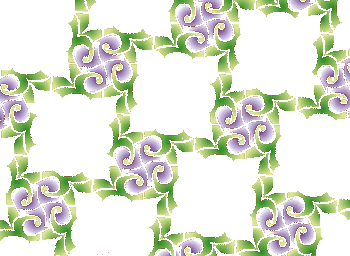
#> input picture alternate_spectral_clust/data_sets/Flower3.png, 350 x 256 px, found by its file name
$ python gpu_test_15.py   (Python 2 division)
#> lines starting #> are read from the running program, lines starting #| are printed output that depends on the picture
### alternate_spectral_clust/lib/alt_spectral_clust_gpu.py

import numpy as np
import sys
sys.path.append('./lib/c_libs')
from optimize_linear_kernel import *
from optimize_gaussian_kernel import *
from normalize_each_U_row import *
from optimize_polynomial_kernel import *
from K_means import *
from numpy import genfromtxt
import Nice4Py


class alt_spectral_clust:
	def __init__(self, data_set):
		self.db = {}
		self.db['C_num'] = 2				# Number of clusters

		if type(data_set) == type({}):
			data_set = np.array(data_set)

		data_dimension = data_set.shape
		self.db['N'] = data_dimension[0]
		self.db['d'] = data_dimension[1]

		self.kdac = Nice4Py.KDAC('gpu')

		self.params = {}
		self.params['verbose'] = 1.0
		self.db['sigma'] = 1
		self.db['poly_order'] = 2
		self.db['q'] = 1
		self.db['lambda'] = 1
		self.db['alpha'] = 0.01
		self.db['SGD_size'] = 20
		self.db['polynomial_constant'] = 1

		self.db['Kernel_matrix'] = np.zeros((self.db['N'],self.db['N']))
		self.db['prev_clust'] = 0
		self.db['with_predefined_clustering'] = False
		self.db['Y_matrix'] = np.array([])
		self.db['kernel_type'] = 'Gaussian Kernel'
		#self.db['kernel_type'] = 'Linear Kernel'
		self.db['data_type'] = 'Feature Matrix'


		#outputs from U_optimize
		self.db['D_matrix'] = np.array([])
		self.db['U_matrix'] = np.array([])
		self.db['W_matrix'] = np.array([])

		# output from spectral clustering
		self.db['allocation'] = np.array([])
		self.db['binary_allocation'] = np.array([[0,2,0],[8,2,0]])

		self.db['H_matrix'] = None
		self.db['maximum_W_update_count'] = 300

		self.db['data'] = data_set.astype(np.float32)


		self.translation = {}
		self.translation['C_num'] = 'c'
		self.translation['sigma'] = 'sigma'
		self.translation['q'] = 'q'
		self.translation['lambda'] = 'lambda'
		self.translation['verbose'] = 'verbose'
		self.translation['kernel_type'] = 'kernel'

		print '\n\nRan inside GPU\n\n'

	def remove_previous_Y_columns(self):
		self.kdac.DiscardLastRun()


	# [70 lines left out: functions set_values, center_data, run, not called in this run]

### alternate_spectral_clust/tests/gpu_test_15.py
#!/usr/bin/python

import sys
sys.path.append('./lib')
from alt_spectral_clust_gpu import *
import numpy as np
#from io import StringIO   # StringIO behaves like a file object
from numpy import genfromtxt
import numpy.matlib
from sklearn.metrics.cluster import normalized_mutual_info_score
import pickle
import sklearn
import time
from cost_function import *
import matplotlib.pyplot as plt
from Y_2_allocation import *
import matplotlib
import calc_cost
from PIL import Image
colors = matplotlib.colors.cnames
from mpl_toolkits.mplot3d import Axes3D
from sklearn import preprocessing


np.set_printoptions(precision=4)
np.set_printoptions(threshold=np.nan)
np.set_printoptions(linewidth=300)
np.set_printoptions(suppress=True)


im = Image.open("data_sets/Flower3.png")
#> im is the input picture: PIL image 350x256 P; mean R, G, B 222.6, 229, 211.5
#im = Image.open("data_sets/Flower_174x175.png")
#im = Image.open("data_sets/Flower_70x70.png")

rgb_im = im.convert('RGB')
Img_3d_array = np.asarray(rgb_im)
before_preprocess_data = np.empty((0, 3), dtype=np.uint8)
data = np.empty((0, 3))
data_dic = {}
data_alloc = {}

for i in range(Img_3d_array.shape[0]):
	for j in range(Img_3d_array.shape[1]):
		data_dic[ str(Img_3d_array[i,j]) ] = Img_3d_array[i,j]
#> after the loop, data_dic = 106 items


for i,j in data_dic.items():
	before_preprocess_data = np.vstack((before_preprocess_data, j))
	data = np.vstack((data, j))
#> this loop made 106 passes
#> j on passes 4 to 15: [82, 157, 58], [93, 157, 62], [103, 166, 70], [113, 170, 75], [121, 174, 80], [135, 182, 89], [151, 167, 87], [157, 195, 103], [164, 198, 108], [174, 208, 118], [115, 152, 66], [93, 163, 65]
#> data on passes 1 to 3: [[255, 255, 255]], [[255, 255, 255], [113, 108, 44]], [[255, 255, 255], [113, 108, 44], [70, 154, 54]]
#> after the loop, before_preprocess_data = 106 rows, first 8: [255, 255, 255], [113, 108, 44], [70, 154, 54], [82, 157, 58], [93, 157, 62], [103, 166, 70], [113, 170, 75], [121, 174, 80]; data has the same summary as before_preprocess_data

data = preprocessing.scale(data)
#> data = 106 rows, first 8: [1.75, 1.79, 2.04], [-1.29, -1.73, -1.77], [-2.21, -0.627, -1.59], [-1.95, -0.556, -1.52], [-1.72, -0.556, -1.45], [-1.5, -0.34, -1.3], [-1.29, -0.244, -1.21], [-1.12, -0.149, -1.12]


d_matrix = sklearn.metrics.pairwise.pairwise_distances(data, Y=None, metric='euclidean')
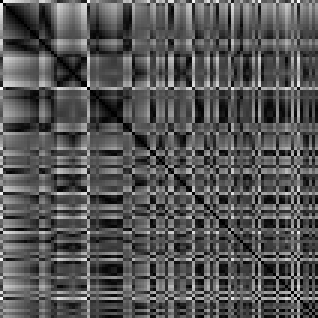
#> d_matrix: shape (106, 106) float64 (shown 3 times larger); min 0, max 6.38, mean 2.15; drawn with min black and max white
sigma = 0.1*np.median(d_matrix)
#> sigma = 0.208

ASC = alt_spectral_clust(data)
#> (the run stopped early here; a loop or call above may not have finished)
